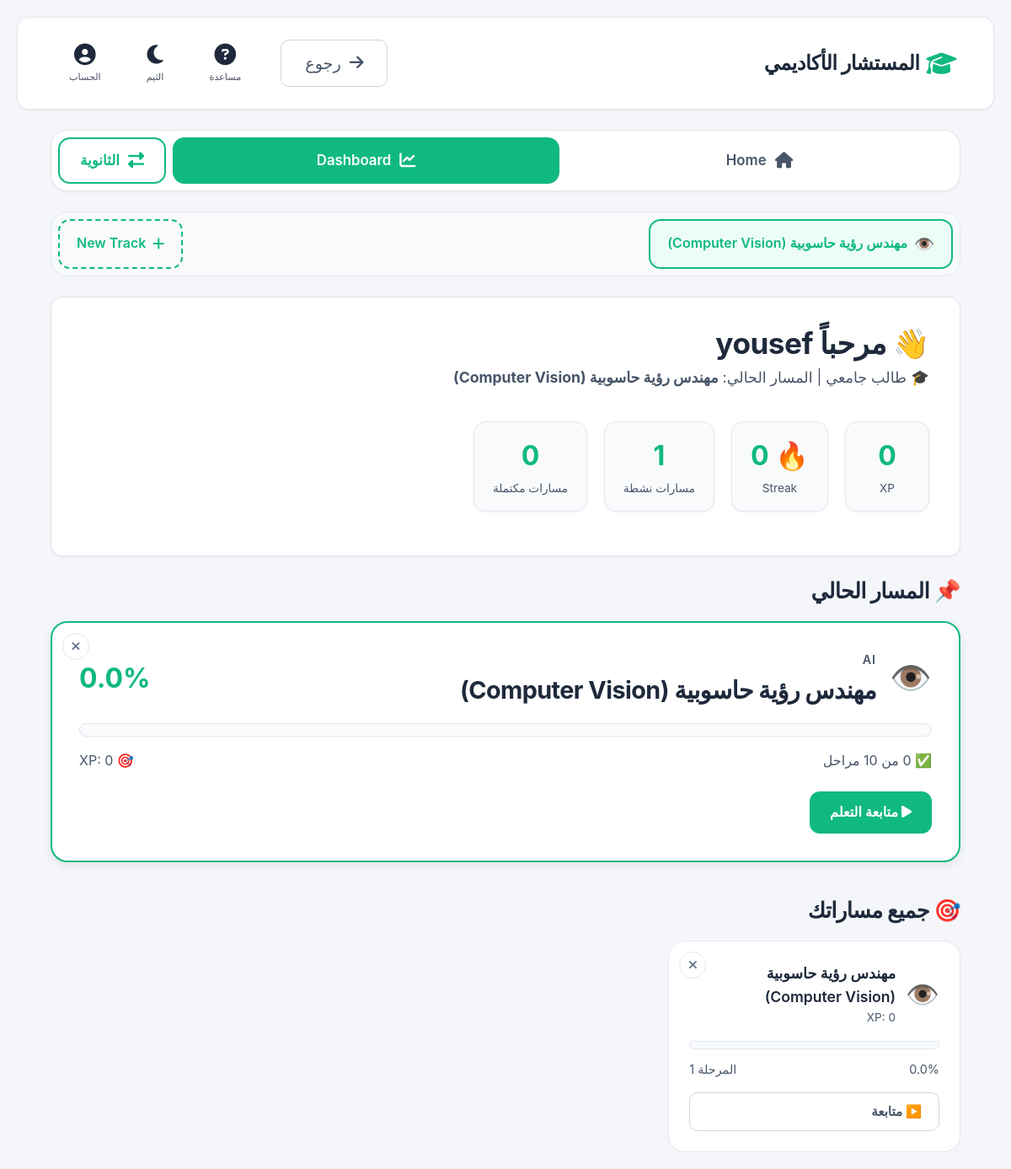
Screenshot of /university/dashboard (signed in) with the database file from the repository.
### models/university.py (models this page shows, shortened)
class CareerProgress(db.Model):
    __tablename__ = 'career_progress'
    id = db.Column(db.Integer, primary_key=True)
    user_id = db.Column(db.Integer, db.ForeignKey('users.id'), nullable=False, index=True)
    career_path_id = db.Column(db.Integer, db.ForeignKey('career_paths.id'), nullable=False, index=True)
    current_stage = db.Column(db.Integer, default=1)          # المرحلة الحالية
    completed_stages = db.Column(db.Text, default='[]')        # JSON: [1, 2, 3]
    total_xp = db.Column(db.Integer, default=0)                # إجمالي النقاط
    attempts = db.Column(db.Text, default='{}')                # JSON: {"1": [{"score": 8, "date": "..."}, ...]}
    last_activity = db.Column(db.DateTime, default=datetime.utcnow)
    streak_days = db.Column(db.Integer, default=0)             # أيام متتالية
    last_streak_date = db.Column(db.Date)                       # آخر يوم للنشاط
    is_completed = db.Column(db.Boolean, default=False)        # اكتمل المسار
    completed_at = db.Column(db.DateTime)                       # تاريخ الإكمال
    user = db.relationship('User', backref='career_progress_entries')
    career_path = db.relationship('CareerPath', backref='progress_entries')
    __table_args__ = (
        db.UniqueConstraint('user_id', 'career_path_id', name='unique_user_career'),
    )
    def get_completed_stages(self):
        if self.completed_stages:
            try:
                return json.loads(self.completed_stages)
            except:
                return []
        return []
    def get_progress_percentage(self):
        if not self.career_path or not self.career_path.total_stages:
            return 0
        completed = len(self.get_completed_stages())
        return round((completed / self.career_path.total_stages) * 100, 1)

class CareerPath(db.Model):
    __tablename__ = 'career_paths'
    id = db.Column(db.Integer, primary_key=True)
    major_key = db.Column(db.String(50), nullable=False, index=True)  # 'ai', 'cyber', 'data_science'
    slug = db.Column(db.String(100), nullable=False, unique=True)     # 'data-analyst'
    title = db.Column(db.String(200), nullable=False)                 # اسم المسار
    description = db.Column(db.Text)                                   # وصف قصير
    icon = db.Column(db.String(50))                                    # emoji
    difficulty = db.Column(db.String(50))                              # مبتدئ/متوسط/متقدم
    estimated_hours = db.Column(db.Integer)                            # الساعات المتوقعة
    total_stages = db.Column(db.Integer, default=0)                    # عدد المراحل
    order_index = db.Column(db.Integer, default=0)                     # ترتيب العرض
    created_at = db.Column(db.DateTime, default=datetime.utcnow)
    stages = db.relationship(
        'CareerStage',
        backref='career_path',
        lazy=True,
        cascade='all, delete-orphan',
        order_by='CareerStage.stage_number'
    )

### models/user.py (models this page shows, shortened)
class User(db.Model):
    __tablename__ = 'users'
    id = db.Column(db.Integer, primary_key=True)
    name = db.Column(db.String(100), nullable=False)
    email = db.Column(db.String(100), unique=True, nullable=False)
    password_hash = db.Column(db.String(256), nullable=False)
    user_type = db.Column(db.String(20), default=None)  # 'high_school' | 'university' | None
    created_at = db.Column(db.DateTime, default=datetime.utcnow)
    high_school_profile = db.relationship('HighSchoolProfile', backref='user', uselist=False, lazy=True)

### routes/university.py (the view, shortened to what this page needs)
@university_bp.route('/dashboard')
@login_required
def dashboard():
    user_id = session['user_id']
    user = User.query.get(user_id)
    uni_profile = UniversityProfile.query.filter_by(user_id=user_id).first()
    if not uni_profile:
        return redirect(url_for('university.setup'))
    progress_list = CareerProgress.query.filter_by(user_id=user_id).all()
    requested_slug = request.args.get('track')
    if requested_slug:
        current_progress = next(
            (p for p in progress_list if p.career_path.slug == requested_slug),
            None
        )
        if not current_progress:
            current_progress = max(progress_list, key=lambda p: p.last_activity or 0)
    else:
        current_progress = max(progress_list, key=lambda p: p.last_activity or 0)
    current_path_status = CareerEngine.get_path_status(user_id, current_progress.career_path_id)
    total_xp = sum(p.total_xp for p in progress_list)
    current_streak = max([p.streak_days for p in progress_list] or [0])
    completed_paths = sum(1 for p in progress_list if p.is_completed)
    active_paths = len([p for p in progress_list if not p.is_completed])
    return render_template(
        'university/dashboard.html',
        user=user,
        uni_profile=uni_profile,
        total_xp=total_xp,
        current_streak=current_streak,
        completed_paths=completed_paths,
        active_paths=active_paths,
        current_path_status=current_path_status,
        progress_list=progress_list,
        current_slug=current_progress.career_path.slug,
        current_tab='dashboard'
    )

### services/career_engine.py (called while the page is built, shortened)
    @staticmethod
    def get_or_create_progress(user_id, career_path_id):
        progress = CareerProgress.query.filter_by(
            user_id=user_id,
            career_path_id=career_path_id
        ).first()
        return progress

    @staticmethod
    def is_stage_unlocked(progress, stage_number):
        if stage_number == 1:
            return True
        completed = progress.get_completed_stages()
        return (stage_number - 1) in completed

### templates/university/dashboard.html (shortened to what this page needs)
{% extends "university/base_university.html" %}
{% block university_content %}
{% if progress_list %}
<div class="track-tabs">
    {% for p in progress_list %}
    <a href="{{ url_for('university.dashboard', track=p.career_path.slug) }}"
       class="track-tab {% if current_slug == p.career_path.slug %}active{% endif %}">
        <span class="track-tab-icon">{{ p.career_path.icon }}</span>
        <span class="track-tab-name">{{ p.career_path.title }}</span>
    </a>
    {% endfor %}
    <a href="{{ url_for('university.setup') }}" class="track-tab track-tab-add">
        <i class="fas fa-plus"></i>
        <span>New Track</span>
    </a>
</div>
{% endif %}
{% if current_path_status %}
<header class="dashboard-hero">
    <div class="hero-text">
        <h1>👋 مرحباً {{ user.name }}</h1>
        <p style="color: var(--text-secondary); font-size: 1.1rem;">
            🎓 طالب جامعي | المسار الحالي: <strong>{{ current_path_status.career_path.title }}</strong>
        </p>
    </div>
    <div class="hero-stats">
        <div class="stat-card">
            <span class="stat-number">{{ total_xp }}</span>
            <span class="stat-label">XP</span>
        </div>
        <div class="stat-card">
            <span class="stat-number">🔥 {{ current_streak }}</span>
            <span class="stat-label">Streak</span>
        </div>
        <div class="stat-card">
            <span class="stat-number">{{ active_paths }}</span>
            <span class="stat-label">مسارات نشطة</span>
        </div>
        <div class="stat-card">
            <span class="stat-number">{{ completed_paths }}</span>
            <span class="stat-label">مسارات مكتملة</span>
        </div>
    </div>
</header>
<section style="margin-bottom: 40px;">
    <h2 style="font-size: 1.6rem; margin-bottom: 20px;">📌 المسار الحالي</h2>
    <div class="current-path-card">
        <button type="button"
                class="track-delete-btn"
                aria-label="حذف المسار"
                title="حذف المسار من لوحتي"
                onclick="deletePath(event, '{{ current_path_status.career_path.slug }}', '{{ current_path_status.career_path.title }}')">
            <i class="fas fa-times"></i>
        </button>
        <div class="cp-header">
            <div class="cp-title">
                <span class="cp-icon">{{ current_path_status.career_path.icon }}</span>
                <div>
                    <div class="cp-major-label">{{ current_path_status.career_path.major_key }}</div>
                    <h3>{{ current_path_status.career_path.title }}</h3>
                </div>
            </div>
            <div class="cp-percentage">{{ current_path_status.percentage }}%</div>
        </div>
        <div class="cp-progress-bar">
        </div>
        <div class="cp-meta">
            <span>✅ {{ current_path_status.completed_count }} من {{ current_path_status.total_stages }} مراحل</span>
            <span>🎯 XP: {{ current_path_status.progress.total_xp }}</span>
        </div>
        <a href="{{ url_for('university.career_path', path_slug=current_path_status.career_path.slug) }}"
           class="btn btn-primary">
            <i class="fas fa-play"></i> متابعة التعلم
        </a>
    </div>
</section>
<section>
    <h2 style="font-size: 1.6rem; margin-bottom: 20px;">🎯 جميع مساراتك</h2>
    <div class="paths-grid">
        {% for p in progress_list %}
        <div class="path-mini-card {% if p.is_completed %}completed{% endif %}">
            <button type="button"
                    class="track-delete-btn"
                    aria-label="حذف المسار"
                    title="حذف المسار"
                    onclick="deletePath(event, '{{ p.career_path.slug }}', '{{ p.career_path.title }}')">
                <i class="fas fa-times"></i>
            </button>
            <div class="path-mini-header">
                <span class="path-mini-icon">{{ p.career_path.icon }}</span>
                <div>
                    <div class="path-mini-title">{{ p.career_path.title }}</div>
                    <div class="path-mini-xp">XP: {{ p.total_xp }}</div>
                </div>
            </div>
            <div class="path-mini-progress">
            </div>
            <div class="path-mini-footer">
                <span>{{ p.get_progress_percentage() }}%</span>
                {% if p.is_completed %}
                <span class="completed-badge">✅ مكتمل</span>
                {% else %}
                <span>المرحلة {{ p.current_stage }}</span>
                {% endif %}
            </div>
            <a href="{{ url_for('university.career_path', path_slug=p.career_path.slug) }}"
               class="btn btn-outline btn-sm">
                {% if p.is_completed %}👁️ عرض{% else %}▶️ متابعة{% endif %}
            </a>
        </div>
        {% endfor %}
    </div>
</section>
{% endif %}
{% endblock %}

### static/css/style.css (style rules this page uses)
:root { --bg-primary: #f4f6f9; --bg-secondary: #ffffff; --bg-card: #ffffff; --bg-elevated: #f8fafc; --text-primary: #1e293b; --text-secondary: #475569; --text-muted: #64748b; --border-color: #e2e8f0; --accent: #10b981; --accent-hover: #059669; --accent-dark: #047857; --accent-light: #ecfdf5; --success: #10b981; --warning: #f59e0b; --danger: #ef4444; --info: #3b82f6; --muted: #94a3b8; --surface-hover: #f1f5f9; --glass-border: rgba(255, 255, 255, 0.1); --shadow-sm: 0 1px 3px rgba(0,0,0,0.06); --shadow-md: 0 4px 12px rgba(0,0,0,0.08); --shadow-lg: 0 12px 24px rgba(0,0,0,0.12); --shadow: var(--shadow-sm); --radius-sm: 8px; --radius: 14px; --radius-lg: 20px; --transition-fast: 150ms cubic-bezier(0.4, 0, 0.2, 1); --transition: 250ms cubic-bezier(0.4, 0, 0.2, 1); --transition-slow: 350ms cubic-bezier(0.4, 0, 0.2, 1); --space-xs: 4px; --space-sm: 8px; --space-md: 16px; --space-lg: 24px; --space-xl: 32px; --space-2xl: 48px; --tab-radius: 30px; }
* { margin: 0; padding: 0; box-sizing: border-box; transition: background-color var(--transition), color var(--transition), border-color var(--transition), box-shadow var(--transition); }
body { font-family: -apple-system, BlinkMacSystemFont, "Segoe UI", Roboto, "Helvetica Neue", Arial, sans-serif; background-color: var(--bg-primary); color: var(--text-primary); min-height: 100vh; padding: 20px; position: relative; line-height: 1.6; font-size: 1rem; }
h1, h2, h3, h4, h5, h6 { font-weight: 700; line-height: 1.3; letter-spacing: -0.02em; color: var(--text-primary); margin-bottom: 0.5em; }
h1 { font-size: 2rem; }
h2 { font-size: 1.6rem; }
h3 { font-size: 1.3rem; }
p { margin-bottom: 1em; color: var(--text-secondary); }
a { color: var(--accent); text-decoration: none; transition: color var(--transition-fast); }
.btn { padding: 12px 24px; border-radius: 12px; border: none; font-weight: 600; cursor: pointer; background-color: var(--accent); color: #ffffff !important; text-decoration: none; display: inline-block; font-size: 1rem; transition: background-color var(--transition-fast), transform var(--transition-fast), box-shadow var(--transition-fast); text-align: center; }
.btn-outline { background: transparent; border: 1px solid var(--border-color); color: var(--text-secondary) !important; }
.card, .major-card-full, .career-card, .stat-card, .empty-state { background: var(--bg-card); border-radius: var(--radius); padding: 24px; box-shadow: var(--shadow-sm); border: 1px solid var(--border-color); margin-bottom: 20px; transition: box-shadow var(--transition), border-color var(--transition), transform var(--transition); }
.dashboard-hero { display: flex; flex-wrap: wrap; justify-content: space-between; align-items: center; background: var(--bg-card); padding: 32px 36px; border-radius: var(--radius); box-shadow: var(--shadow-sm); border: 1px solid var(--border-color); margin-bottom: 24px; gap: 20px; }
.hero-text h1 { font-size: 2.2rem; font-weight: 700; letter-spacing: -0.5px; margin-bottom: 4px; }
.hero-stats { display: flex; gap: 20px; }
.stat-card { text-align: center; padding: 14px 22px; background: var(--bg-elevated); border-radius: var(--radius); min-width: 100px; border: 1px solid var(--border-color); }
.stat-number { display: block; font-size: 2rem; font-weight: 700; color: var(--accent); }
.stat-label { font-size: 0.85rem; color: var(--text-secondary); }

### templates/base.html (style rules this page uses)
.btn-outline { font-size: 1.2rem; padding: 12px 28px; border-radius: 10px; border: 1px solid #cbd5e1; background: transparent; color: var(--text, #1e293b); text-decoration: none; display: inline-flex; align-items: center; gap: 10px; transition: all 0.2s; }

### rows the page displays
CareerProgress: career_path.icon "👁️", career_path "مهندس رؤية حاسوبية (Computer Vision)", progress.total_xp "0", total_xp "0", get_progress_percentage "0.0", current_stage "1", is_completed "▶️ متابعة"
User: name "yousef"
CareerPath: career_path "مهندس رؤية حاسوبية (Computer Vision)", career_path.icon "👁️", career_path.major_key "AI"

### other values shown
{{ total_xp }} "0"
{{ current_streak }} "0"
{{ active_paths }} "1"
{{ completed_paths }} "0"
{{ current_path_status.percentage }} "0.0"
{{ current_path_status.total_stages }} "10"
